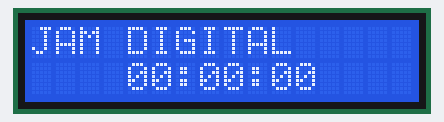
Bench run of a sketch on a simulated ESP32. On the bench: 16×2 character LCD.

Above: at 0.1 s.
At 4.2 s:
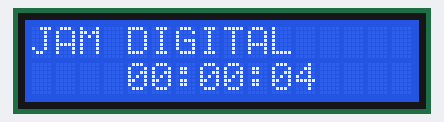
At 9.2 s:
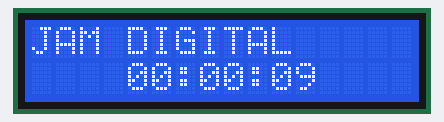
At 19.3 s:
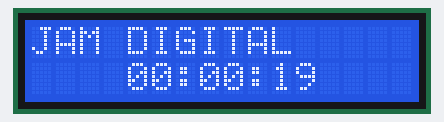
At 28.4 s:
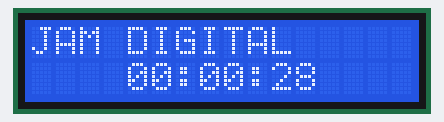
At 38.4 s:
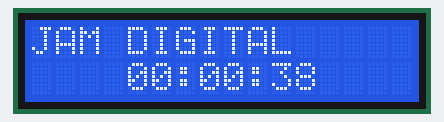

The sketch:

sketch.ino
```cpp
#include <LiquidCrystal_I2C.h>

LiquidCrystal_I2C lcd(0x27, 16, 2);

int jam = 0;
int menit = 0;
int detik = 0;

void setup() {
  Serial.begin(115200);

  lcd.init();
  lcd.backlight();

  lcd.setCursor(0, 0);
  lcd.print("JAM DIGITAL");
}

void loop() {
  lcd.setCursor(4, 1);

  if (jam < 10) lcd.print("0");
  lcd.print(jam);
  lcd.print(":");

  if (menit < 10) lcd.print("0");
  lcd.print(menit);
  lcd.print(":");

  if (detik < 10) lcd.print("0");
  lcd.print(detik);

  delay(1000);

  detik++;

  if (detik >= 60) {
    detik = 0;
    menit++;
  }

  if (menit>= 60) {
    menit = 0;
    jam++;
  }

  if (jam >= 24) {
    jam = 0;
  }
}
```

Measured:
- what the display in image 1 shows lasts 1.0 s, from 4.1 s to 5.1 s
